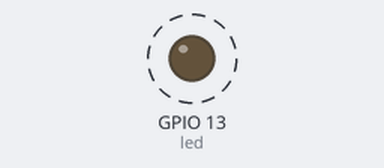
Recording of a sketch running on a simulated ESP8266 (NodeMCU). On the bench: output pins drawn as LEDs (lit = HIGH). Dashed ring = blinking.

Above: at 0.2 s.
Timing chart, 0 to 3.0 s (numbered marks = the images above):
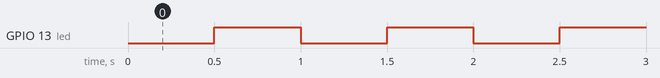

The sketch:

esp32ledblink.ino
```cpp
/*
 * ESP32 LED Blink Example
 * Board ESP23 DEVKIT V1
 * ON Board LED GPIO 2
*/


int led=13; // Wemos lolin32 on board led pin 22

void setup() {
  // Set pin mode
  pinMode(led,OUTPUT);
}

void loop() {
  delay(500);
  digitalWrite(led,HIGH);
  delay(500);
  digitalWrite(led,LOW);
}
```

Measured:
- by itself, GPIO 13 (led): alternates HIGH for 0.50 s and LOW for 0.50 s
